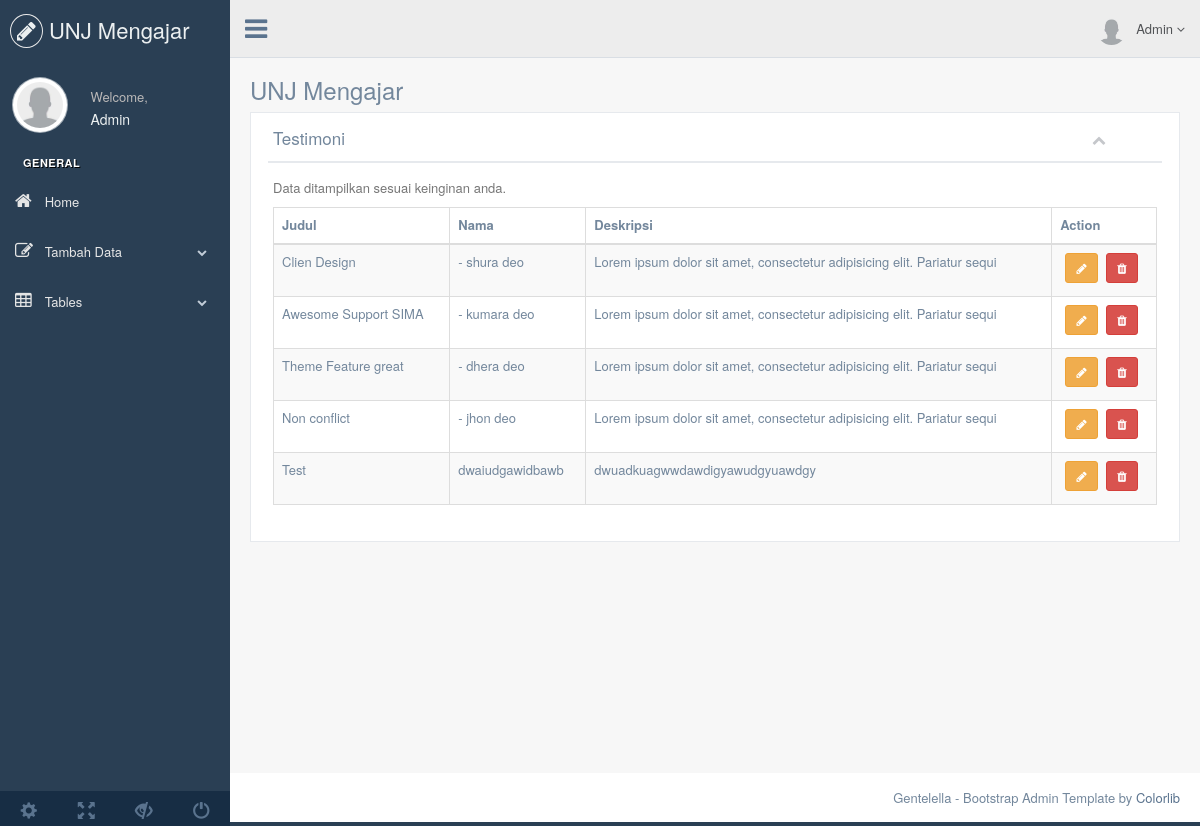
The app's page /index.php/admin/testimoni with its own data.
### tables this page shows
CREATE TABLE IF NOT EXISTS `ui_testimoni` (
  `id` int(11) NOT NULL AUTO_INCREMENT,
  `judul` varchar(20) NOT NULL,
  `des` text NOT NULL,
  `nama` varchar(20) NOT NULL,
  PRIMARY KEY (`id`)
);

### application/core/Ext_Controller.php (called while the page is built, shortened)
<?php
class Ext_Controller extends CI_Controller{
    protected $headerUI, $footerUI;
    protected $uidata = array();
    public function SetUIData($key,$value){
        $this->uidata[$key] = $value;
    }
    public function SetHeaderAndFooter($header,$footer){
        $this->headerUI = $header;
        $this->footerUI = $footer;
    }
    public function LoadUI($ui){
        $this->load->view($this->headerUI);
        $this->load->view($ui,$this->uidata);
        $this->load->view($this->footerUI);
    }
}

### application/controllers/Admin.php (called while the page is built, shortened)
<?php
class Admin extends Ext_Controller {
    function testimoni($action = null, $id = null, $save = null){
        if($action == null){
            return $this->testimoni_home();
        }
    }
    private function testimoni_home(){
        $q = $this->db->get("ui_testimoni");
        $this->LoadUI("admin/pages/testimoni");
    }
}

### index.php (called while the page is built, shortened)
<?php
require_once BASEPATH.'core/CodeIgniter.php';

### application/helpers/common_helper.php (called while the page is built, shortened)
<?php
function encrypt($str,$asurl = false){
    $s = base64_encode($str);
    return ($asurl == true)? urlencode($s) : $s;
}
function limit_words($string, $word_limit){
    $words = explode(" ",$string);
    return implode(" ",array_splice($words,0,$word_limit));
}

### application/views/admin/pages/testimoni.php (the view)
<div class="right_col" role="main">
          <div class="">
            <div class="page-title">
              <div class="title_left">
                <h3>UNJ Mengajar</h3>
              </div>
            </div>
            <div class="clearfix"></div>
            <div class="row">
              <div class="col-md-12 col-sm-12 col-xs-12">
                <div class="x_panel">
                  <div class="x_title">
                  <h2>Testimoni</h2>
                  <ul class="nav navbar-right panel_toolbox">
                    <li><a class="collapse-link"><i class="fa fa-chevron-up"></i></a></li>
                  </ul>
                  <div class="clearfix"></div>
                </div>
                <div class="x_content">
                    <p class="text-muted font-13 m-b-30">
                      Data ditampilkan sesuai keinginan anda.
                    </p>
                    <table id="datatable-responsive" class="table table-striped table-bordered dt-responsive nowrap" cellspacing="0" width="100%">
                      <thead>
                        <tr>
                          <th>Judul</th>
                          <th>Nama</th>
                          <th>Deskripsi</th>
                          <th>Action</th>
                        </tr>
                      </thead>
                      <tbody>
                        <?php foreach ($testimoni as $data): ?>
                          <?php $enc_id = encrypt($data->id,true) ?>
                          <tr>
                            <td><?php echo $data->judul ?></td>
                            <td><?php echo $data->nama ?></td>
                            <td><?php echo limit_words($data->des,10) ?></td>
                            <td><center>
                                  <a href="<?php echo site_url("admin/testimoni/edit/".$enc_id) ?>" data-toggle="tooltip" title="Edit" class="btn btn-sm btn-warning"> <i class="fa fa-pencil"></i> </a>
                                  <a href="<?php echo site_url("admin/testimoni/delete/".$enc_id) ?>" data-toggle="tooltip" title="Hapus" class="btn btn-sm btn-danger" onclick="return confirm(\'Yakin?\')"> <i class="fa fa-trash"></i> </a>
                                </center></td>
                          </tr>
                        <?php endforeach ?>
                      </tbody>
                    </table>
                  </div>
                </div>
              </div>
            </div>
          </div>
        </div>

### records on screen
ui_testimoni: judul "Clien Design", nama "- shura deo", des "Lorem ipsum dolor sit amet, consectetur adipisicing elit. Pariatur sequi"
ui_testimoni: judul "Awesome Support SIMA", nama "- kumara deo", des "Lorem ipsum dolor sit amet, consectetur adipisicing elit. Pariatur sequi"
ui_testimoni: judul "Theme Feature great", nama "- dhera deo", des "Lorem ipsum dolor sit amet, consectetur adipisicing elit. Pariatur sequi"
ui_testimoni: judul "Non conflict", nama "- jhon deo", des "Lorem ipsum dolor sit amet, consectetur adipisicing elit. Pariatur sequi"
ui_testimoni: judul "Test", nama "dwaiudgawidbawb", des "dwuadkuagwwdawdigyawudgyuawdgy"
